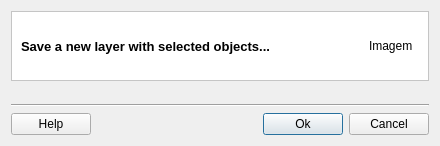
<?xml version="1.0" encoding="UTF-8"?>
<ui version="4.0">
 <class>SaveSelectedObjectsDialogForm</class>
 <widget class="QDialog" name="SaveSelectedObjectsDialogForm">
  <property name="geometry">
   <rect>
    <x>0</x>
    <y>0</y>
    <width>440</width>
    <height>146</height>
   </rect>
  </property>
  <property name="windowTitle">
   <string>Save Selected Objects</string>
  </property>
  <layout class="QHBoxLayout" name="horizontalLayout">
   <item>
    <layout class="QGridLayout" name="gridLayout">
     <item row="0" column="0">
      <widget class="QFrame" name="frame">
       <property name="styleSheet">
        <string notr="true">QWidget { background: white }</string>
       </property>
       <property name="frameShape">
        <enum>QFrame::StyledPanel</enum>
       </property>
       <property name="frameShadow">
        <enum>QFrame::Sunken</enum>
       </property>
       <layout class="QGridLayout" name="gridLayout_6">
        <item row="0" column="0">
         <widget class="QLabel" name="m_titleLabel">
          <property name="font">
           <font>
            <pointsize>10</pointsize>
            <weight>75</weight>
            <bold>true</bold>
           </font>
          </property>
          <property name="text">
           <string>Save a new layer with selected objects...</string>
          </property>
         </widget>
        </item>
        <item row="0" column="1">
         <widget class="QLabel" name="m_imgLabel">
          <property name="minimumSize">
           <size>
            <width>50</width>
            <height>50</height>
           </size>
          </property>
          <property name="maximumSize">
           <size>
            <width>50</width>
            <height>50</height>
           </size>
          </property>
          <property name="text">
           <string>Imagem</string>
          </property>
         </widget>
        </item>
       </layout>
      </widget>
     </item>
     <item row="1" column="0">
      <widget class="QWidget" name="m_widget" native="true">
       <property name="sizePolicy">
        <sizepolicy hsizetype="MinimumExpanding" vsizetype="MinimumExpanding">
         <horstretch>0</horstretch>
         <verstretch>0</verstretch>
        </sizepolicy>
       </property>
      </widget>
     </item>
     <item row="2" column="0">
      <layout class="QGridLayout" name="gridLayout_5">
       <item row="0" column="0" colspan="4">
        <widget class="Line" name="line">
         <property name="orientation">
          <enum>Qt::Horizontal</enum>
         </property>
        </widget>
       </item>
       <item row="1" column="2">
        <widget class="QPushButton" name="m_okPushButton">
         <property name="text">
          <string>Ok</string>
         </property>
        </widget>
       </item>
       <item row="1" column="0">
        <widget class="QPushButton" name="m_helpPushButton">
         <property name="text">
          <string>Help</string>
         </property>
        </widget>
       </item>
       <item row="1" column="1">
        <spacer name="horizontalSpacer">
         <property name="orientation">
          <enum>Qt::Horizontal</enum>
         </property>
         <property name="sizeHint" stdset="0">
          <size>
           <width>40</width>
           <height>20</height>
          </size>
         </property>
        </spacer>
       </item>
       <item row="1" column="3">
        <widget class="QPushButton" name="m_cancelPushButton">
         <property name="text">
          <string>Cancel</string>
         </property>
        </widget>
       </item>
      </layout>
     </item>
    </layout>
   </item>
  </layout>
 </widget>
 <resources/>
 <connections/>
</ui>
